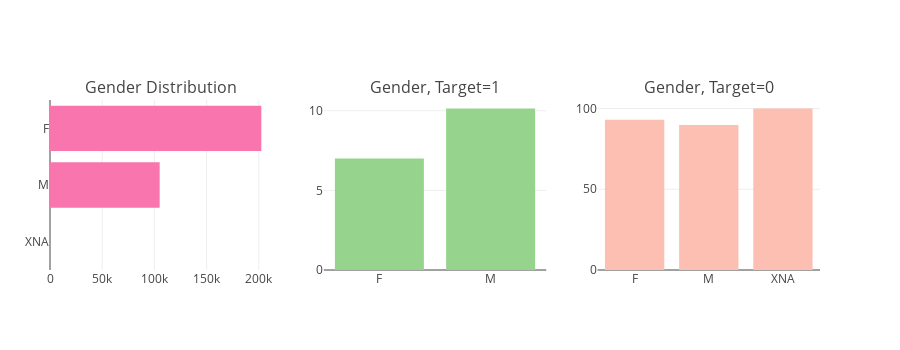

Here is the notebook cell this chart was saved with:
### Code cell
tr0 = bar_hor(app_train, "CODE_GENDER", "Distribution of CODE_GENDER Variable" ,"#f975ae", w=700, lm=100, return_trace= True)
tr1, tr2 = gp('CODE_GENDER', 'Distribution of Target with Applicant Gender')

fig = tools.make_subplots(rows=1, cols=3, print_grid=False, subplot_titles = ["Gender Distribution" , "Gender, Target=1" ,"Gender, Target=0"])
fig.append_trace(tr0, 1, 1);
fig.append_trace(tr1, 1, 2);
fig.append_trace(tr2, 1, 3);
fig['layout'].update(height=350, showlegend=False, margin=dict(l=50));
iplot(fig);

### Figure 1 — Plotly figure (JSON) as saved in the notebook; plotly's stock layout.template omitted (floating-point values rounded to 4 significant figures)
{"data": [{"marker": {"color": "#f975ae"}, "orientation": "h", "type": "bar", "uid": "19cb781f-7674-444d-87c0-9cf10d867015", "x": [4, 105059, 202448], "xaxis": "x", "y": ["XNA", "M", "F"], "yaxis": "y"}, {"marker": {"color": "#96D38C"}, "name": "Target : 1", "type": "bar", "uid": "6aac64d0-7ee3-474e-9141-e884ece57843", "x": ["F", "M"], "xaxis": "x2", "y": [6.999, 10.14], "yaxis": "y2"}, {"marker": {"color": "#FEBFB3"}, "name": "Target : 0", "type": "bar", "uid": "8706f6e3-e0b8-4184-a78d-534ae36248ba", "x": ["F", "M", "XNA"], "xaxis": "x3", "y": [93.0, 89.86, 100], "yaxis": "y3"}], "layout": {"annotations": [{"font": {"size": 16}, "showarrow": false, "text": "Gender Distribution", "x": 0.1444, "xanchor": "center", "xref": "paper", "y": 1, "yanchor": "bottom", "yref": "paper"}, {"font": {"size": 16}, "showarrow": false, "text": "Gender, Target=1", "x": 0.5, "xanchor": "center", "xref": "paper", "y": 1, "yanchor": "bottom", "yref": "paper"}, {"font": {"size": 16}, "showarrow": false, "text": "Gender, Target=0", "x": 0.8556, "xanchor": "center", "xref": "paper", "y": 1, "yanchor": "bottom", "yref": "paper"}], "height": 350, "margin": {"l": 50}, "showlegend": false, "xaxis": {"anchor": "y", "domain": [0, 0.2889]}, "xaxis2": {"anchor": "y2", "domain": [0.3556, 0.6444]}, "xaxis3": {"anchor": "y3", "domain": [0.7111, 1]}, "yaxis": {"anchor": "x", "domain": [0, 1]}, "yaxis2": {"anchor": "x2", "domain": [0, 1]}, "yaxis3": {"anchor": "x3", "domain": [0, 1]}}}
